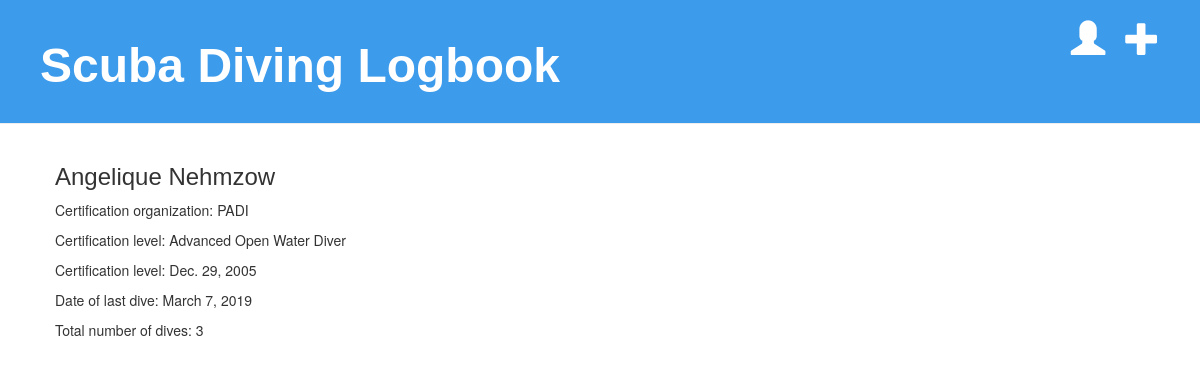
/profile/ (signed in), run on the app's committed database.
### logbook/models.py (models this page shows, shortened)
class Diver(models.Model):
    account = models.OneToOneField(settings.AUTH_USER_MODEL, on_delete=models.CASCADE)
    first_name = models.CharField(max_length=50)
    last_name = models.CharField(max_length=50)
    certification_org = models.CharField(max_length=100)
    certification_level = models.CharField(max_length=100)
    certification_date = models.DateField()
    def __str__(self):
        return '%s %s' % (self.first_name, self.last_name)
    def get_date_of_last_dive(self):
        return self.dives.latest('date').date
    def get_total_number_of_dives(self):
        return self.dives.count()

class Dive(models.Model):
    diver = models.ForeignKey(Diver, on_delete=models.CASCADE, related_name='dives')
    location = models.CharField(max_length=100)
    date = models.DateField()
    start_time = models.TimeField()
    duration = models.DurationField()
    max_depth = models.IntegerField()
    buddy_name = models.CharField(max_length=100)
    log_text = models.TextField()
    created_date = models.DateTimeField(default=timezone.now)

### logbook/views.py (the view)
# urls.py: path('profile/', views.profile, name='profile'),
def profile(request):
    diver = get_object_or_404(Diver, account=request.user)
    date_of_last_dive = diver.get_date_of_last_dive()
    total_number_of_dives = diver.get_total_number_of_dives()
    return render(request, 'logbook/profile.html', {'diver': diver, 'date_of_last_dive': date_of_last_dive, 'total_number_of_dives': total_number_of_dives})

### logbook/templates/logbook/profile.html
{% extends 'logbook/base.html' %}
{% block content %}
    <h3>{{ diver }}</h3>
    <p>Certification organization: {{ diver.certification_org }}</p>
    <p>Certification level: {{ diver.certification_level }}</p>
    <p>Certification level: {{ diver.certification_date }}</p>
    <p>Date of last dive: {{ date_of_last_dive }}</p>
    <p>Total number of dives: {{ total_number_of_dives }}</p>
{% endblock %}

### logbook/static/css/logbook.css (style rules this page uses)
h2, h3, h4 { font-family: 'Noto', sans-serif; }

### data on the page
Diver: first_name+last_name "Angelique Nehmzow", certification_org "PADI", certification_level "Advanced Open Water Diver", certification_date "Dec. 29, 2005"
Dive: date "March 7, 2019"

### other printed values
{{ total_number_of_dives }} "3"
